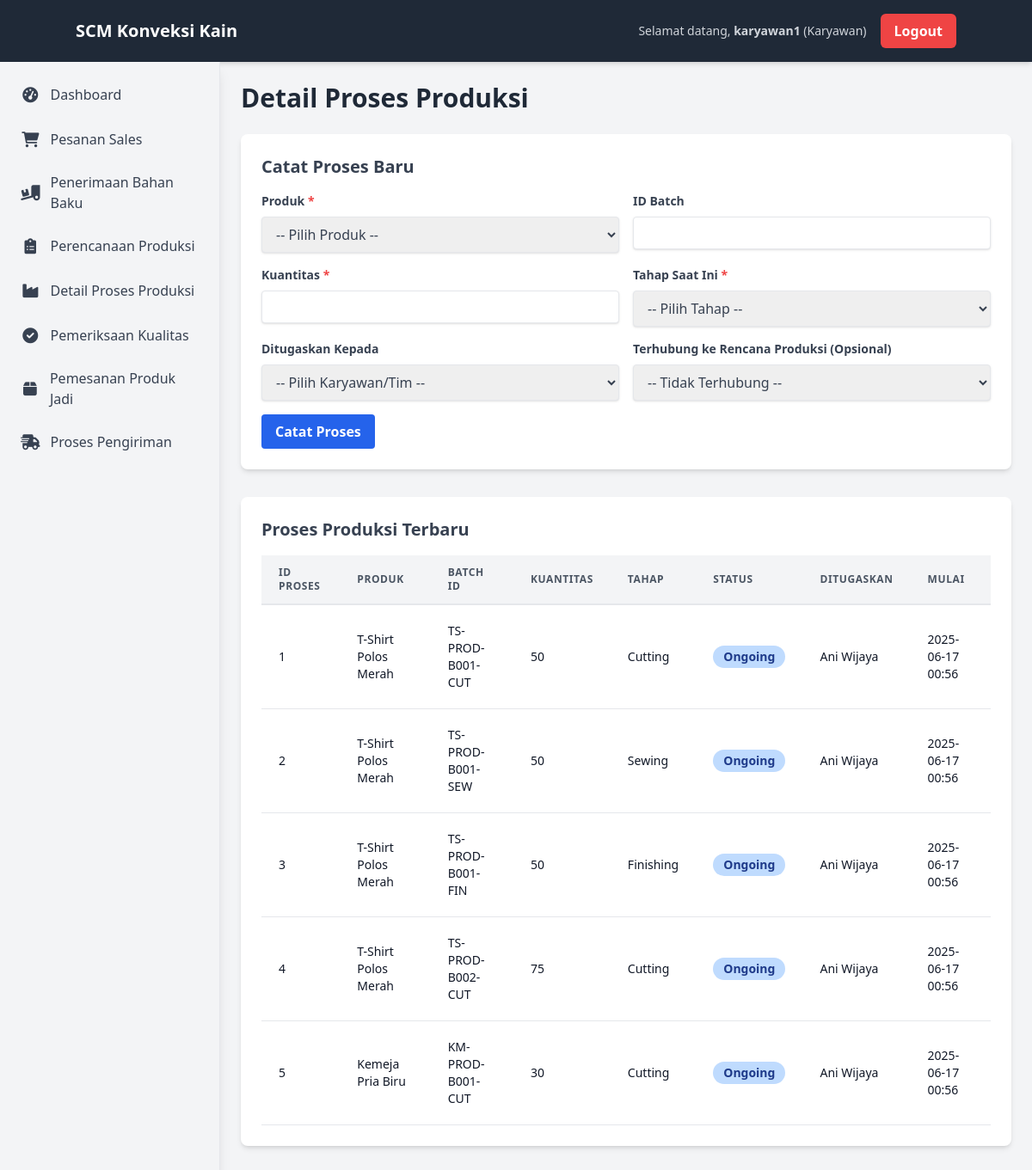
Screenshot of /pages/detail-proses-produksi.php (signed in) with the database file from the repository.
### tables this page shows
CREATE TABLE `production_processes` (
  `process_id` int(11) NOT NULL,
  `plan_id` int(11) DEFAULT NULL,
  `product_id` int(11) NOT NULL,
  `batch_id` varchar(100) DEFAULT NULL,
  `quantity_in_process` int(11) NOT NULL,
  `current_stage` enum('Cutting','Sewing','Finishing','Quality Control','Packaging','Completed') NOT NULL,
  `start_time` datetime DEFAULT current_timestamp(),
  `end_time` datetime DEFAULT NULL,
  `assigned_to` int(11) DEFAULT NULL,
  `status` enum('Ongoing','On Hold','Finished','Aborted') NOT NULL DEFAULT 'Ongoing',
  `created_at` timestamp NOT NULL DEFAULT current_timestamp(),
  `updated_at` timestamp NOT NULL DEFAULT current_timestamp() ON UPDATE current_timestamp()
);

CREATE TABLE `products` (
  `product_id` int(11) NOT NULL,
  `product_name` varchar(255) NOT NULL,
  `sku` varchar(100) DEFAULT NULL,
  `description` text DEFAULT NULL,
  `unit_of_measure` varchar(50) DEFAULT 'Pcs',
  `stock_qty` int(11) DEFAULT 0,
  `price` decimal(10,2) DEFAULT 0.00,
  `created_at` timestamp NOT NULL DEFAULT current_timestamp(),
  `updated_at` timestamp NOT NULL DEFAULT current_timestamp() ON UPDATE current_timestamp()
);

CREATE TABLE `users` (
  `user_id` int(11) NOT NULL,
  `username` varchar(50) NOT NULL,
  `password_hash` varchar(255) NOT NULL,
  `full_name` varchar(100) NOT NULL,
  `email` varchar(100) DEFAULT NULL,
  `role` enum('manager','karyawan') NOT NULL DEFAULT 'karyawan',
  `is_active` tinyint(1) DEFAULT 1,
  `created_at` timestamp NOT NULL DEFAULT current_timestamp(),
  `updated_at` timestamp NOT NULL DEFAULT current_timestamp() ON UPDATE current_timestamp()
);

### includes/functions.php (called while the page is built, shortened)
<?php
function get_user_role() {
    return $_SESSION['role'] ?? 'guest';
}
function has_access($required_roles) {
    $current_role = get_user_role();
    return in_array($current_role, $required_roles);
}
?>

### pages/detail-proses-produksi.php (the view, shortened to what this page needs)
<?php
require_once '../includes/functions.php';
require_once '../config/database.php';
$latest_processes = [];
$sql_latest_processes = "SELECT pp.*, p.product_name, u.full_name as assigned_to_user, pp2.plan_name
                        FROM production_processes pp
                        JOIN products p ON pp.product_id = p.product_id
                        LEFT JOIN users u ON pp.assigned_to = u.user_id
                        LEFT JOIN production_plans pp2 ON pp.plan_id = pp2.plan_id
                        ORDER BY pp.created_at DESC
                        LIMIT 10";
$result_latest = $conn->query($sql_latest_processes);
if ($result_latest) {
    while ($row = $result_latest->fetch_assoc()) { $latest_processes[] = $row; }
}
?>
<!DOCTYPE html>
<html lang="en">
<head>
    <script src="https://cdn.tailwindcss.com"></script>
    <link rel="stylesheet" href="https://cdnjs.cloudflare.com/ajax/libs/font-awesome/6.0.0-beta3/css/all.min.css">
</head>
<body class="bg-gray-100">
    <?php include '../includes/header.php'; ?>
    <div class="flex">
        <?php include '../includes/sidebar.php'; ?>
        <div class="flex-1 p-6">
            <div class="container mx-auto">
                <h1 class="text-3xl font-bold text-gray-800 mb-6">Detail Proses Produksi</h1>
                <div class="bg-white p-6 rounded-lg shadow-md mb-8">
                    <h2 class="text-xl font-semibold text-gray-700 mb-4">Catat Proses Baru</h2>
                    <form method="POST">
                        <div class="grid grid-cols-1 md:grid-cols-2 gap-4 mb-4">
                            <div>
                                <label for="product_id" class="block text-gray-700 text-sm font-bold mb-2">Produk <span class="text-red-500">*</span></label>
                                <select class="shadow border rounded w-full py-2 px-3 text-gray-700 leading-tight focus:outline-none focus:shadow-outline" id="product_id" name="product_id" required>
                                    <option value="">-- Pilih Produk --</option>
                                </select>
                            </div>
                            <div>
                                <label for="batch_id" class="block text-gray-700 text-sm font-bold mb-2">ID Batch</label>
                                <input type="text" class="shadow appearance-none border rounded w-full py-2 px-3 text-gray-700 leading-tight focus:outline-none focus:shadow-outline" id="batch_id" name="batch_id">
                            </div>
                            <div>
                                <label for="quantity_in_process" class="block text-gray-700 text-sm font-bold mb-2">Kuantitas <span class="text-red-500">*</span></label>
                                <input type="number" class="shadow appearance-none border rounded w-full py-2 px-3 text-gray-700 leading-tight focus:outline-none focus:shadow-outline" id="quantity_in_process" name="quantity_in_process" min="1" required>
                            </div>
                            <div>
                                <label for="current_stage" class="block text-gray-700 text-sm font-bold mb-2">Tahap Saat Ini <span class="text-red-500">*</span></label>
                                <select class="shadow border rounded w-full py-2 px-3 text-gray-700 leading-tight focus:outline-none focus:shadow-outline" id="current_stage" name="current_stage" required>
                                    <option value="">-- Pilih Tahap --</option>
                                </select>
                            </div>
                            <div>
                                <label for="assigned_to" class="block text-gray-700 text-sm font-bold mb-2">Ditugaskan Kepada</label>
                                <select class="shadow border rounded w-full py-2 px-3 text-gray-700 leading-tight focus:outline-none focus:shadow-outline" id="assigned_to" name="assigned_to">
                                    <option value="">-- Pilih Karyawan/Tim --</option>
                                </select>
                            </div>
                            <div>
                                <label for="plan_id" class="block text-gray-700 text-sm font-bold mb-2">Terhubung ke Rencana Produksi (Opsional)</label>
                                <select class="shadow border rounded w-full py-2 px-3 text-gray-700 leading-tight focus:outline-none focus:shadow-outline" id="plan_id" name="plan_id">
                                    <option value="">-- Tidak Terhubung --</option>
                                </select>
                            </div>
                        </div>
                        <button type="submit" class="bg-blue-600 hover:bg-blue-700 text-white font-bold py-2 px-4 rounded focus:outline-none focus:shadow-outline">
                            Catat Proses
                        </button>
                    </form>
                </div>
                <div class="bg-white p-6 rounded-lg shadow-md">
                    <h2 class="text-xl font-semibold text-gray-700 mb-4">Proses Produksi Terbaru</h2>
                    <div class="overflow-x-auto">
                        <table class="min-w-full leading-normal">
                            <thead>
                                <tr>
                                    <th class="px-5 py-3 border-b-2 border-gray-200 bg-gray-100 text-left text-xs font-semibold text-gray-600 uppercase tracking-wider">ID Proses</th>
                                    <th class="px-5 py-3 border-b-2 border-gray-200 bg-gray-100 text-left text-xs font-semibold text-gray-600 uppercase tracking-wider">Produk</th>
                                    <th class="px-5 py-3 border-b-2 border-gray-200 bg-gray-100 text-left text-xs font-semibold text-gray-600 uppercase tracking-wider">Batch ID</th>
                                    <th class="px-5 py-3 border-b-2 border-gray-200 bg-gray-100 text-left text-xs font-semibold text-gray-600 uppercase tracking-wider">Kuantitas</th>
                                    <th class="px-5 py-3 border-b-2 border-gray-200 bg-gray-100 text-left text-xs font-semibold text-gray-600 uppercase tracking-wider">Tahap</th>
                                    <th class="px-5 py-3 border-b-2 border-gray-200 bg-gray-100 text-left text-xs font-semibold text-gray-600 uppercase tracking-wider">Status</th>
                                    <th class="px-5 py-3 border-b-2 border-gray-200 bg-gray-100 text-left text-xs font-semibold text-gray-600 uppercase tracking-wider">Ditugaskan</th>
                                    <th class="px-5 py-3 border-b-2 border-gray-200 bg-gray-100 text-left text-xs font-semibold text-gray-600 uppercase tracking-wider">Mulai</th>
                                </tr>
                            </thead>
                            <tbody>
                                <?php if (!empty($latest_processes)): ?>
                                    <?php foreach ($latest_processes as $process): ?>
                                        <tr>
                                            <td class="px-5 py-5 border-b border-gray-200 bg-white text-sm"><p class="text-gray-900 whitespace-no-wrap"><?php echo htmlspecialchars($process['process_id']); ?></p></td>
                                            <td class="px-5 py-5 border-b border-gray-200 bg-white text-sm"><p class="text-gray-900 whitespace-no-wrap"><?php echo htmlspecialchars($process['product_name']); ?></p></td>
                                            <td class="px-5 py-5 border-b border-gray-200 bg-white text-sm"><p class="text-gray-900 whitespace-no-wrap"><?php echo htmlspecialchars($process['batch_id'] ?? '-'); ?></p></td>
                                            <td class="px-5 py-5 border-b border-gray-200 bg-white text-sm"><p class="text-gray-900 whitespace-no-wrap"><?php echo htmlspecialchars($process['quantity_in_process']); ?></p></td>
                                            <td class="px-5 py-5 border-b border-gray-200 bg-white text-sm"><p class="text-gray-900 whitespace-no-wrap"><?php echo htmlspecialchars($process['current_stage']); ?></p></td>
                                            <td class="px-5 py-5 border-b border-gray-200 bg-white text-sm">
                                                <span class="relative inline-block px-3 py-1 font-semibold leading-tight <?php
                                                    switch ($process['status']) {
                                                        case 'Ongoing': echo 'text-blue-900 bg-blue-200'; break;
                                                    }
                                                ?> rounded-full">
                                                    <?php echo htmlspecialchars($process['status']); ?>
                                                </span>
                                            </td>
                                            <td class="px-5 py-5 border-b border-gray-200 bg-white text-sm"><p class="text-gray-900 whitespace-no-wrap"><?php echo htmlspecialchars($process['assigned_to_user'] ?? 'N/A'); ?></p></td>
                                            <td class="px-5 py-5 border-b border-gray-200 bg-white text-sm"><p class="text-gray-900 whitespace-no-wrap"><?php echo htmlspecialchars(date('Y-m-d H:i', strtotime($process['start_time']))); ?></p></td>
                                        </tr>
                                    <?php endforeach; ?>
                                <?php else: ?>
                                    <tr><td colspan="8" class="px-5 py-5 border-b border-gray-200 bg-white text-sm text-center">Belum ada data proses produksi.</td></tr>
                                <?php endif; ?>
                            </tbody>
                        </table>
                    </div>
                </div>
            </div>
        </div>
    </div>
</body>
</html>

### includes/header.php (shortened to what this page needs)
<?php
require_once 'functions.php';
$current_role = get_user_role();
?>
<nav class="bg-gray-800 p-4 shadow-md">
    <div class="container mx-auto flex justify-between items-center">
        <a class="text-white text-xl font-bold" href="#">SCM Konveksi Kain</a>
        <div class="flex items-center space-x-4">
            <span class="text-gray-300 text-sm">
                Selamat datang, <span class="font-semibold"><?php echo htmlspecialchars($_SESSION['username']); ?></span> (<?php echo ucfirst($current_role); ?>)
            </span>
            <a class="bg-red-500 hover:bg-red-600 text-white font-bold py-2 px-4 rounded-md transition duration-300" href="auth/logout.php">Logout</a>
        </div>
    </div>
</nav>

### includes/sidebar.php (shortened to what this page needs)
<div class="w-64 bg-gray-100 shadow-lg min-h-screen p-4 border-r border-gray-200">
    <ul class="space-y-2">
        <li>
            <a class="flex items-center p-2 text-gray-700 hover:bg-gray-200 rounded-md transition duration-150 ease-in-out" href="../index.php">
                <i class="fas fa-fw fa-tachometer-alt mr-3 text-lg"></i> Dashboard
            </a>
        </li>
        <?php if (has_access(['manager', 'karyawan'])): ?>
        <li>
            <a class="flex items-center p-2 text-gray-700 hover:bg-gray-200 rounded-md transition duration-150 ease-in-out" href="pages/pesanan-sales.php">
                <i class="fas fa-fw fa-shopping-cart mr-3 text-lg"></i> Pesanan Sales
            </a>
        </li>
        <li>
            <a class="flex items-center p-2 text-gray-700 hover:bg-gray-200 rounded-md transition duration-150 ease-in-out" href="../pages/penerimaan-bahanbaku.php">
                <i class="fas fa-fw fa-truck-loading mr-3 text-lg"></i> Penerimaan Bahan Baku
            </a>
        </li>
        <li>
            <a class="flex items-center p-2 text-gray-700 hover:bg-gray-200 rounded-md transition duration-150 ease-in-out" href="../pages/perencanaan-produksi.php">
                <i class="fas fa-fw fa-clipboard-list mr-3 text-lg"></i> Perencanaan Produksi
            </a>
        </li>
        <li>
            <a class="flex items-center p-2 text-gray-700 hover:bg-gray-200 rounded-md transition duration-150 ease-in-out" href="../pages/detail-proses-produksi.php">
                <i class="fas fa-fw fa-industry mr-3 text-lg"></i> Detail Proses Produksi
            </a>
        </li>
        <li>
            <a class="flex items-center p-2 text-gray-700 hover:bg-gray-200 rounded-md transition duration-150 ease-in-out" href="../pages/pemeriksaan-kualitas.php">
                <i class="fas fa-fw fa-check-circle mr-3 text-lg"></i> Pemeriksaan Kualitas
            </a>
        </li>
        <li>
            <a class="flex items-center p-2 text-gray-700 hover:bg-gray-200 rounded-md transition duration-150 ease-in-out" href="../pages/pemesanan-produk.php">
                <i class="fas fa-fw fa-box mr-3 text-lg"></i> Pemesanan Produk Jadi
            </a>
        </li>
        <li>
            <a class="flex items-center p-2 text-gray-700 hover:bg-gray-200 rounded-md transition duration-150 ease-in-out" href="../pages/proses-pengiriman.php">
                <i class="fas fa-fw fa-shipping-fast mr-3 text-lg"></i> Proses Pengiriman
            </a>
        </li>
        <?php endif; ?>
    </ul>
</div>

### rows the page displays
production_processes: process_id "1", product.product_name "T-Shirt Polos Merah", batch "TS-PROD-B001-CUT", quantity_in_process "50", current_stage "Cutting", status "Ongoing", assigned_to.full_name "Ani Wijaya", start_time "2025-06-17 00:56"
production_processes: process_id "2", product.product_name "T-Shirt Polos Merah", batch "TS-PROD-B001-SEW", quantity_in_process "50", current_stage "Sewing", status "Ongoing", assigned_to.full_name "Ani Wijaya", start_time "2025-06-17 00:56"
production_processes: process_id "3", product.product_name "T-Shirt Polos Merah", batch "TS-PROD-B001-FIN", quantity_in_process "50", current_stage "Finishing", status "Ongoing", assigned_to.full_name "Ani Wijaya", start_time "2025-06-17 00:56"
production_processes: process_id "4", product.product_name "T-Shirt Polos Merah", batch "TS-PROD-B002-CUT", quantity_in_process "75", current_stage "Cutting", status "Ongoing", assigned_to.full_name "Ani Wijaya", start_time "2025-06-17 00:56"
production_processes: process_id "5", product.product_name "Kemeja Pria Biru", batch "KM-PROD-B001-CUT", quantity_in_process "30", current_stage "Cutting", status "Ongoing", assigned_to.full_name "Ani Wijaya", start_time "2025-06-17 00:56"

### other values shown
$_SESSION['username'] "karyawan1"
$current_role "Karyawan"
